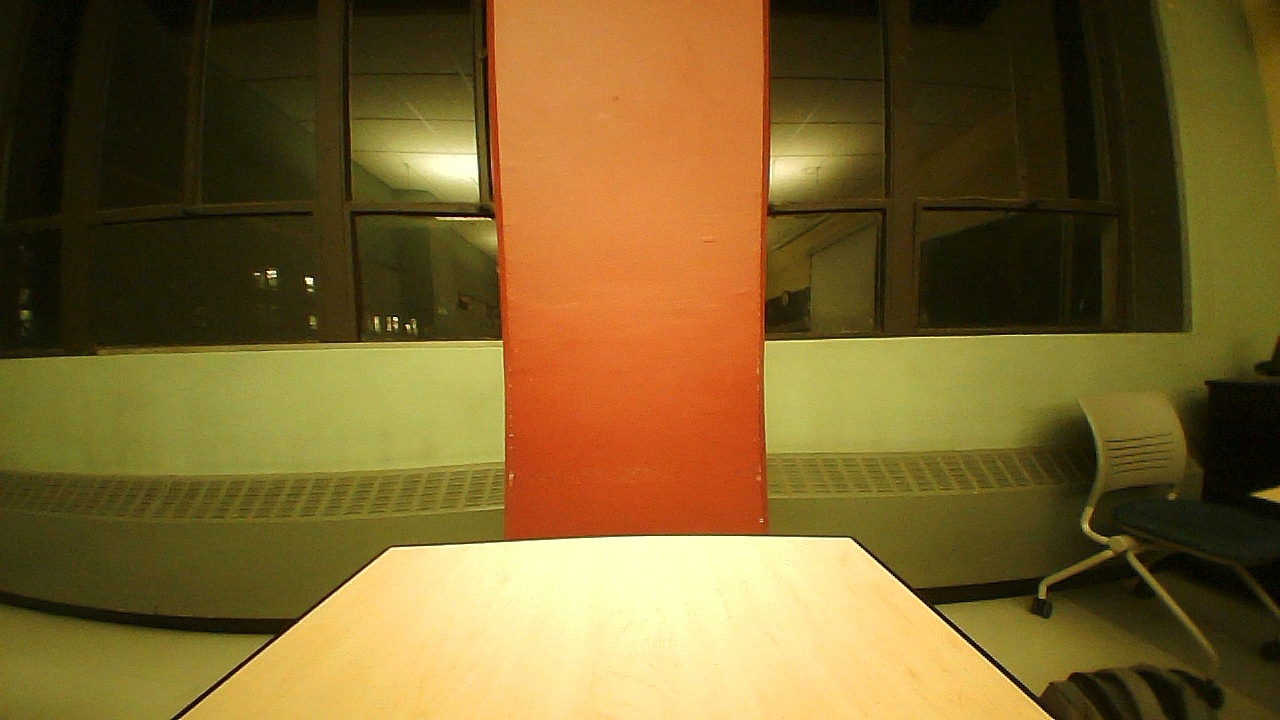
#> input picture pictures/photo_20250128-183221.jpg, 1280 x 720 px; its folder holds 4 pictures in this run
$ python panorama.py
#> lines starting #> are read from the running program, lines starting #| are printed output that depends on the picture; after the words box and inside, x2 and y2 are one past the last pixel; in counts of white or black regions, pixels touching at a corner belong together
import numpy as np
import cv2
import glob
import imutils

image_paths = glob.glob('pictures/*.jpg')
images = []

for img in image_paths:
    images.append(cv2.imread(img))

panorama = cv2.Stitcher_create()

error, stitched_img = panorama.stitch(images)

if not error:

    cv2.imwrite("Panorama.jpg", stitched_img)

    # adding border 10px black border
    stitched_img = cv2.copyMakeBorder(stitched_img, 10, 10, 10, 10, cv2.BORDER_CONSTANT, (0,0,0))
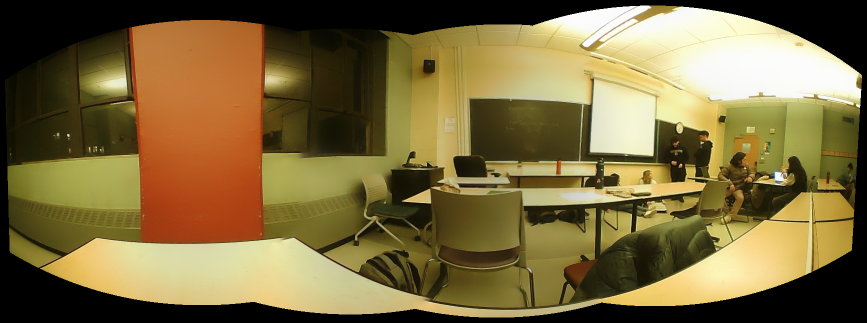
#> stitched_img: shape (645, 1734, 3) (shown at 1/2 size); mean of channels 0, 1, 2 62.3, 106.6, 123.5; drawn as B, G, R

    # convert to grayscale then threshold (black or white only)
    gray = cv2.cvtColor(stitched_img, cv2.COLOR_BGR2GRAY)
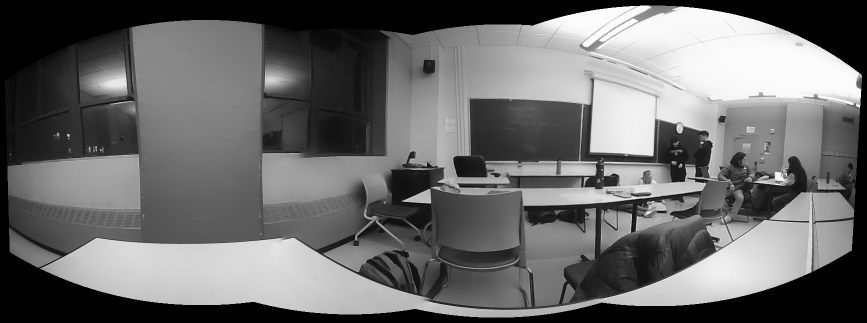
#> gray: shape (645, 1734) (shown at 1/2 size); min 0, max 255, mean 106.6
    thresh_img = cv2.threshold(gray, 0, 255 , cv2.THRESH_BINARY)[1]
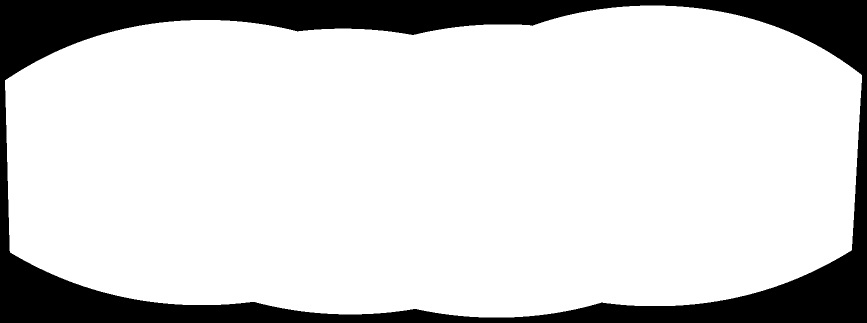
#> thresh_img: shape (645, 1734) (shown at 1/2 size); 82.8% white; 1 black region, box (x1, y1, x2, y2) and area: (0, 0, 1734, 645) 192287

    # finding all black outlines
    contours = cv2.findContours(thresh_img.copy(), cv2.RETR_EXTERNAL, cv2.CHAIN_APPROX_SIMPLE)
    contours = imutils.grab_contours(contours)

    # picking the biggest outline (assumed to be the photo)
    area = max(contours, key=cv2.contourArea)

    mask = np.zeros(thresh_img.shape, dtype="uint8")
    x, y, w, h = cv2.boundingRect(area) # finding the smallest rectangle from the countour
    cv2.rectangle(mask, (x,y), (x + w, y + h), 255, -1)
#> mask: shape (645, 1734); 95.8% white; 1 black region, box (x1, y1, x2, y2) and area: (0, 0, 1734, 645) 46555

    sub = mask.copy()
    # shrinking the mask until it fits perfectly
    while cv2.countNonZero(sub) > 0:
        mask = cv2.erode(mask, None)
        sub = cv2.subtract(mask, thresh_img)
#> this loop made 95 passes
#> pass 1, `mask = cv2.erode(mask, None)`:
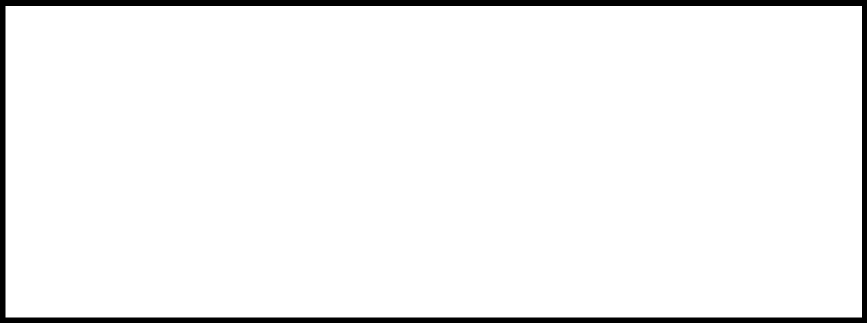
#> mask: shape (645, 1734) (shown at 1/2 size); 95.4% white; 1 black region, box (x1, y1, x2, y2) and area: (0, 0, 1734, 645) 51231
#> pass 1, `sub = cv2.subtract(mask, thresh_img)`:
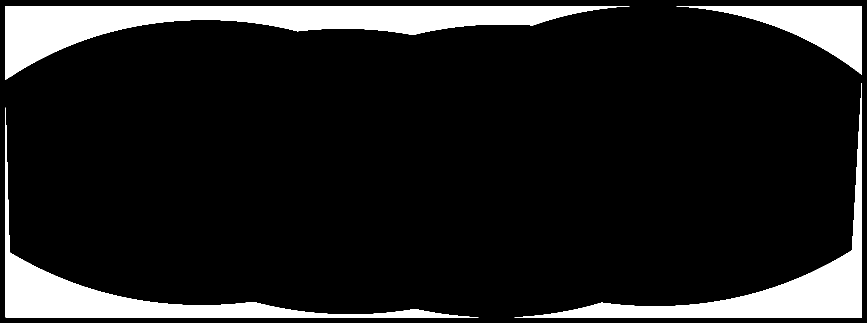
#> sub: shape (645, 1734) (shown at 1/2 size); 12.6% white; 4 white regions, box (x1, y1, x2, y2) and area: (11, 12, 1259, 160) 57089, (1029, 166, 1724, 635) 33827, (11, 215, 957, 635) 32616, (1353, 12, 1724, 150) 17596
#> after the loop:
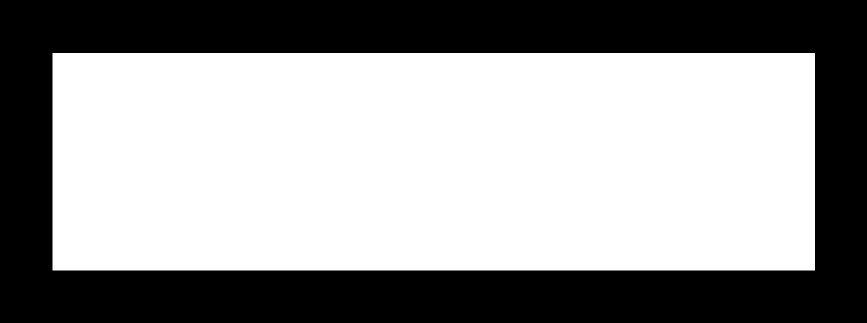
#> mask: shape (645, 1734) (shown at 1/2 size); 59.3% white; 1 black region, box (x1, y1, x2, y2) and area: (0, 0, 1734, 645) 455055

    # a second contour for cleaning up the mask after erosion
    contours = cv2.findContours(mask.copy(), cv2.RETR_EXTERNAL, cv2.CHAIN_APPROX_SIMPLE)
    contours = imutils.grab_contours(contours)
    area = max(contours, key=cv2.contourArea)

    # cropping original image
    x, y, w, h = cv2.boundingRect(area)
    stitched_img = stitched_img[y:y + h, x:x + w]
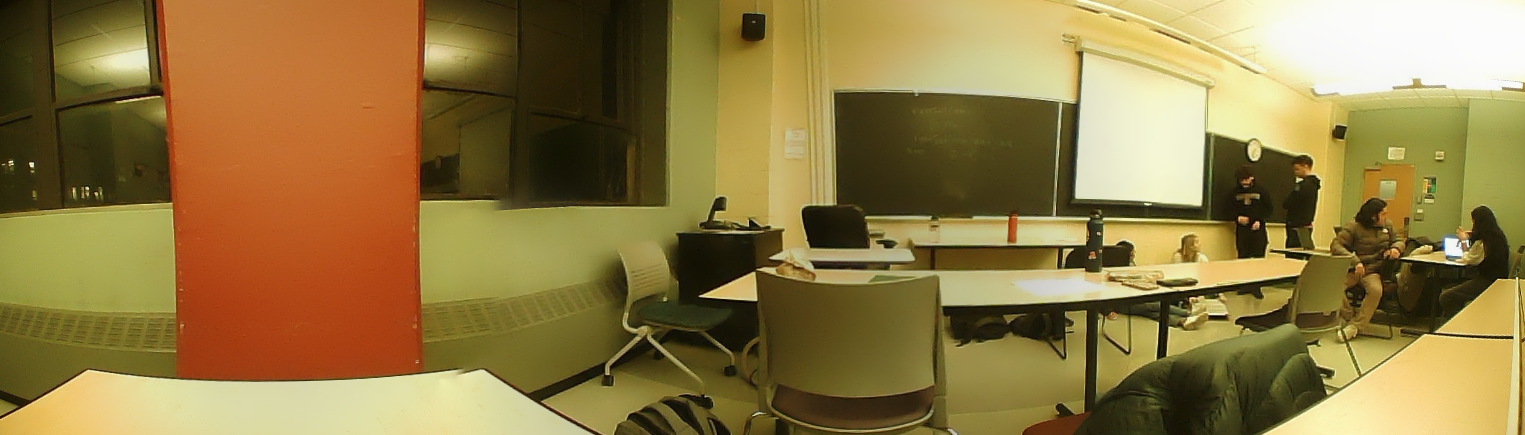
#> stitched_img: shape (435, 1525, 3); mean of channels 0, 1, 2 68.2, 122.2, 144.5; drawn as B, G, R

    cv2.imwrite("PanoramaProcessed.jpg", stitched_img)
    cv2.imshow("new", stitched_img)
    cv2.waitKey(0)

else:
    print("Images could not be stitched!")
